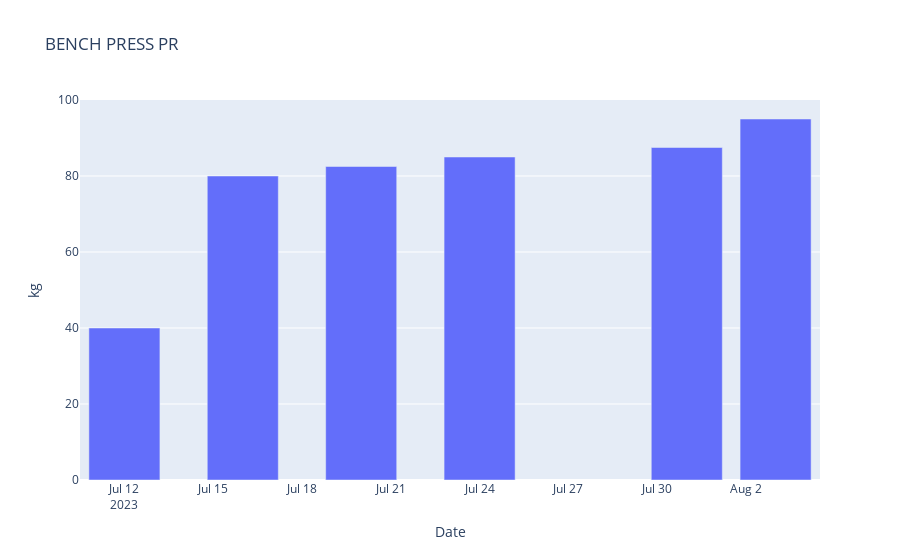

Write notebook code for a chart like this one.
### Code cell
plot_pr(exercise="BENCH PRESS", variation="/")

### Figure 1 — Plotly figure (JSON) as saved in the notebook; plotly's stock layout.template omitted (floating-point values rounded to 4 significant figures)
{"data": [{"type": "bar", "x": ["2023-07-12T00:00:00", "2023-07-16T00:00:00", "2023-07-20T00:00:00", "2023-07-24T00:00:00", "2023-07-31T00:00:00", "2023-08-03T00:00:00"], "y": [40, 80, 82.5, 85, 87.5, 95]}], "layout": {"title": {"text": "BENCH PRESS PR"}, "xaxis": {"title": {"text": "Date"}}, "yaxis": {"title": {"text": "kg"}}}}
